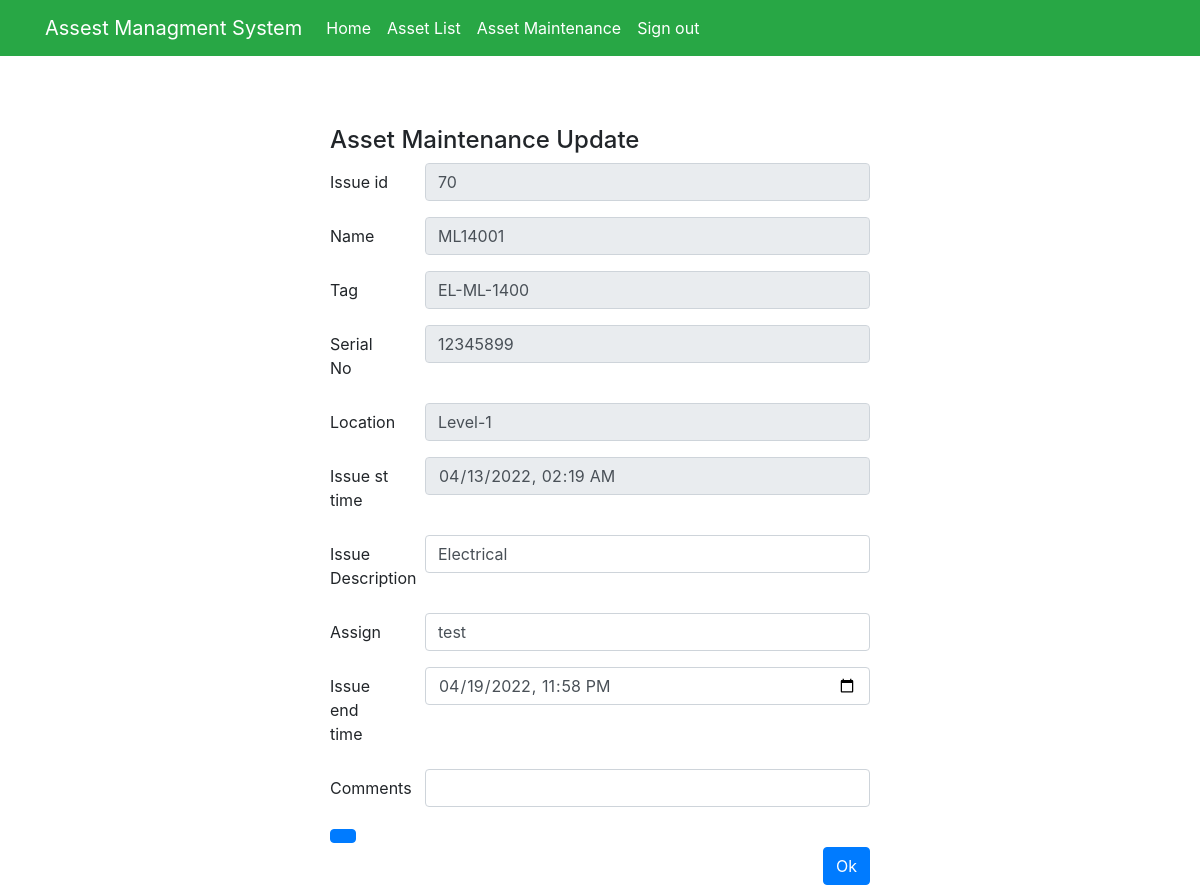
The app's page /assetmainupdate/70/ (signed in) with its own data.
### myapp/models.py (models this page shows)
class AssetMain(models.Model):
    asset_id = models.CharField(max_length=100)
    asset_name = models.CharField(max_length=100)
    asset_tag = models.CharField(max_length=100)
    asset_serial_No = models.CharField(max_length=100)
    asset_loc = models.CharField(max_length=100)
    asset_status = models.CharField(max_length=100,null=True, default=None, blank=True)
    date_main = models.DateTimeField(blank=True, null=True,default=datetime.date.today)
    asset_desc = models.CharField(max_length=100,null=True, default=None, blank=True)
    asset_assign = models.CharField(max_length=100,null=True, default=None, blank=True)
    date_solved = models.DateTimeField(null=True, default=None, blank=True)
    asset_comments = models.CharField(max_length=100,null=True, default=None, blank=True)
    def __str__(self):
        return self.asset_name

### myapp/views.py (the view, shortened to what this page needs)
# urls.py: path('assetmainupdate/<int:pk>/', views.assetmainupdate, name="assetmainupdate"),
@login_required(login_url='signin')
def assetmainupdate(request,pk,new={}):
    global id_g
    print('s1')
    print(pk)
    asset_main = AssetMain.objects.filter(id=pk)
    print(asset_main)
    context = {}
    return render(request, 'myapp/assetmainupdate.html', locals())

### myapp/templates/myapp/assetmainupdate.html (shortened to what this page needs)
{% extends 'myapp/base.html' %}
{% block content %}
<div class="container">
    <div class="row">
        <div class="col-sm-6 mx-auto" style="margin-top: 70px">
            <h4>Asset Maintenance Update</h4>
                {% for row in asset_main %}
                <form action="{% url 'assetmainupdate' row.id %}" method="post">
                <div class="form-group row">
                    <label for="example-email-input" class="col-2 col-form-label">Issue id</label>
                    <div class="col-10">
                        <input name='Issue_id' class="form-control" type="text" id="example-email-input"value="{{row.id}}" readonly>
                    </div>
                </div>
                <div class="form-group row">
                    <label for="example-email-input" class="col-2 col-form-label">Name</label>
                    <div class="col-10">
                        <input name='asset_name' class="form-control" type="text" id="example-email-input"value="{{row.asset_name}}" readonly >
                    </div>
                </div>
                <div class="form-group row">
                    <label for="example-email-input" class="col-2 col-form-label">Tag</label>
                    <div class="col-10">
                        <input name='asset_tag' class="form-control" type="text" value="{{row.asset_tag}}" readonly>
                    </div>
                </div>
                <div class="form-group row">
                    <label for="example-email-input" class="col-2 col-form-label">Serial No</label>
                    <div class="col-10">
                        <input name='asset_serial_No' class="form-control" type="text" id="example-email-input"value="{{row.asset_serial_No}}" readonly>
                    </div>
                </div>
                <div class="form-group row">
                    <label for="example-email-input" class="col-2 col-form-label">Location</label>
                    <div class="col-10">
                        <input name='asset_loc' class="form-control" type="text" value="{{row.asset_loc}}"readonly>
                    </div>
                </div>
                <div class="form-group row">
                    <label for="example-email-input" class="col-2 col-form-label" >Issue st time</label>
                    <div class="col-10">
                        <input name='date_main' class="form-control" type="datetime-local" value="{{row.date_main|date:'Y-m-d'}}T{{row.date_main|time:'H:i:s'}}" readonly>
                    </div>
                </div>
                <div class="form-group row">
                    <label for="example-email-input" class="col-2 col-form-label">Issue Description</label>
                    <div class="col-10">
                        <input name='asset_desc' class="form-control" type="text" value="{{row.asset_desc}}">
                    </div>
                </div>
                <div class="form-group row">
                    <label for="example-email-input" class="col-2 col-form-label">Assign</label>
                    <div class="col-10">
                        <input name='asset_assign' class="form-control" type="text" value="{{row.asset_assign}}">
                    </div>
                </div>
                <div class="form-group row">
                    <label for="example-email-input" class="col-2 col-form-label" >Issue end time</label>
                    <div class="col-10">
                        <input name='date_solved' class="form-control" required="" type="datetime-local" value="{{row.date_solved|date:'Y-m-d'}}T{{row.date_solved|time:'H:i:s'}}">
                    </div>
                </div>
                <div class="form-group row">
                    <label for="example-email-input" class="col-2 col-form-label">Comments</label>
                    <div class="col-10">
                        <input name='asset_comments' class="form-control" type="text" value="{{row.asset_comments}}">
                    </div>
                </div>
                <div class="pull-right">
                    <td><a class="btn btn-primary btn-s" href="{% url 'workorder' row.id%}" method="post"></a></td>
                </div>
                <div>
                    <button type="submit" name="python_code" class="btn btn-primary float-right">Ok</button>
                </div>
                {% endfor %}
                </form>
        </div>
    </div>
</div>
{% endblock %}

### records on screen
AssetMain: asset_tag "EL-ML-1400", asset_loc "Level-1", date_main "04/13/2022 02:19", asset_desc "Electrical", asset_assign "test", date_solved "04/19/2022 23:58"
